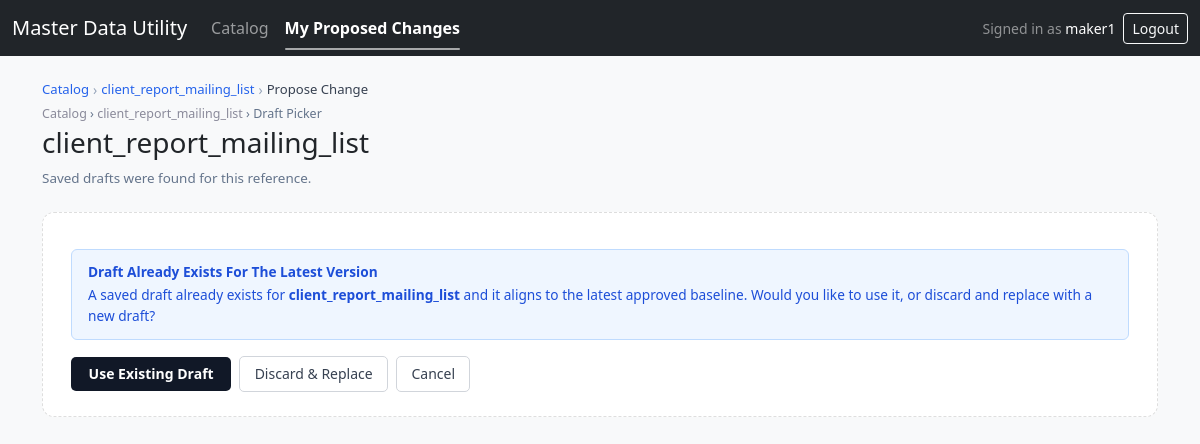
/references/74/propose/ (signed in), run on an earlier commit of the app's database.
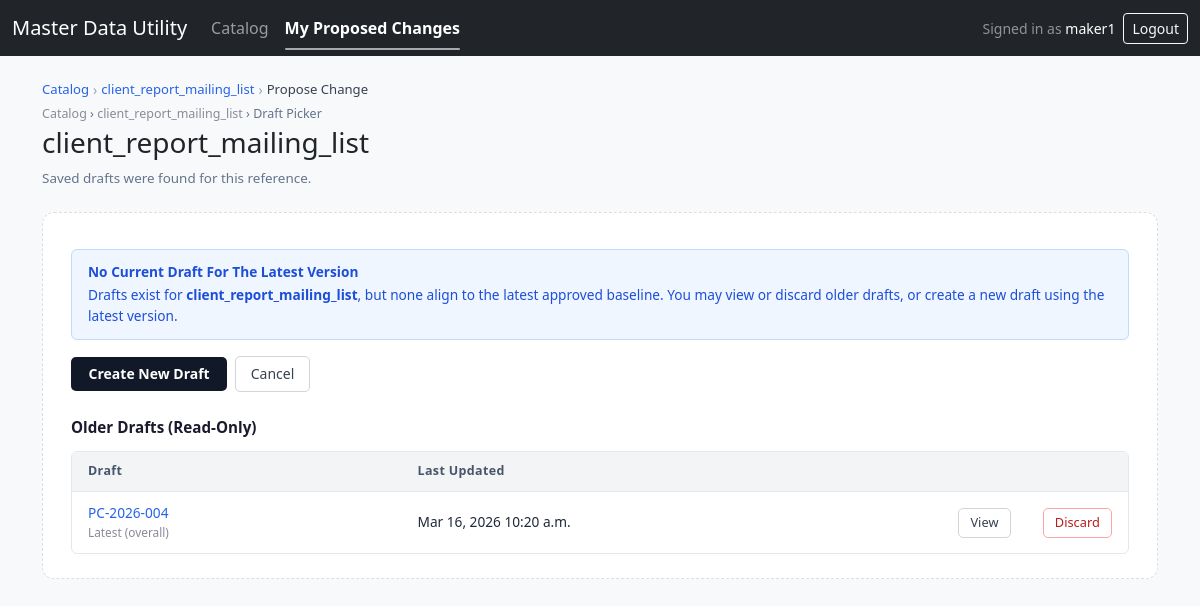
And on a later commit of the database.
### mdu/models.py (models this page shows, shortened)
class MDUHeader(models.Model):
    class Status(models.TextChoices):
        ACTIVE = "ACTIVE", "Active"
        IN_REVIEW = "IN_REVIEW", "Pre-Publish"
        RETIRED = "RETIRED", "Retired"
    class DataClassification(models.TextChoices):
        GENERAL = "GENERAL", "GENERAL Reference Data"
        CLASSIFIED = "CLASSIFIED", "CLASSIFIED Reference Data"
    class CollaborationMode(models.TextChoices):
        SINGLE_OWNER = "SINGLE_OWNER", "Single-owner"
        COLLABORATIVE = "COLLABORATIVE", "Collaborative"
    class ApprovalModel(models.TextChoices):
        REFERENCE_LEVEL = "REFERENCE_LEVEL", "Reference-level"
        ROW_LEVEL = "ROW_LEVEL", "Row-level"
    class ApprovalScope(models.TextChoices):
        GLOBAL = "GLOBAL", "Global"
        REGIONAL = "REGIONAL", "Regional"
    ref_name = models.CharField(max_length=200, unique=True, validators=[_safe_name_validator])
    ref_type = models.CharField(max_length=20, default="map")
    mode = models.CharField(max_length=20, default="versioning")
    status = models.CharField(max_length=20, choices=Status.choices, default=Status.IN_REVIEW)
    description = models.CharField(max_length=400, blank=True, default="")
    owner_group = models.CharField(max_length=120, blank=True, default="")
    tags = models.CharField(max_length=400, blank=True, default="")
    category = models.CharField(max_length=120, blank=True, default="")
    data_classification = models.CharField(
        max_length=20,
        choices=DataClassification.choices,
        default=DataClassification.GENERAL,
    )
    collaboration_mode = models.CharField(
        max_length=20,
        choices=CollaborationMode.choices,
        default=CollaborationMode.SINGLE_OWNER,
    )
    owning_domain_lob = models.CharField(max_length=120, blank=True, default="")
    approval_model = models.CharField(
        max_length=30,
        choices=ApprovalModel.choices,
        default=ApprovalModel.REFERENCE_LEVEL,
    )
    approval_scope = models.CharField(
        max_length=20,
        choices=ApprovalScope.choices,
        default=ApprovalScope.GLOBAL,
    )
    approver_group_mapping = models.TextField(blank=True, default="")
    certification_required = models.BooleanField(
        default=False,
        help_text="Whether periodic certification is required for this reference.",
    )
    effective_dating_rules = models.CharField(max_length=200, blank=True, default="")
    history_retention_expectations = models.CharField(max_length=200, blank=True, default="")
    created_at = models.DateTimeField(default=timezone.now)
    updated_at = models.DateTimeField(auto_now=True)
    last_approved_change = models.ForeignKey(
        "ChangeRequest",
        on_delete=models.SET_NULL,
        null=True,
        blank=True,
        related_name="as_last_for_headers",
    )

class ChangeRequest(models.Model):
    class Status(models.TextChoices):
        DRAFT = "DRAFT", "Draft"
        SUBMITTED = "SUBMITTED", "Submitted"
        APPROVED = "APPROVED", "Approved"
        REJECTED = "REJECTED", "Rejected"
    class ChangeCategory(models.TextChoices):
        NONE = "", "— Select —"
        DATA_CORRECTION = "DATA_CORRECTION", "Data Correction"
        NEW_VALUE_ADD = "NEW_VALUE_ADD", "New Value Add"
        POLICY_COMPLIANCE = "POLICY_COMPLIANCE", "Policy / Compliance"
        OPERATIONAL_UPDATE = "OPERATIONAL_UPDATE", "Operational Update"
        ENHANCEMENT = "ENHANCEMENT", "Enhancement"
        OTHER = "OTHER", "Other"
    class CollaborationMode(models.TextChoices):
        SINGLE_OWNER = "SINGLE_OWNER", "Single-owner"
        COLLABORATIVE = "COLLABORATIVE", "Collaborative"
    class DDAReviewStatus(models.TextChoices):
        NOT_REQUIRED = "NOT_REQUIRED", "Not required"
        REQUIRED = "REQUIRED", "Required"
        PENDING = "PENDING", "Pending"
        APPROVED = "APPROVED", "Approved"
        REJECTED = "REJECTED", "Rejected"
    header = models.ForeignKey(MDUHeader, on_delete=models.CASCADE, related_name="changes")
    display_id = models.CharField(max_length=30, unique=True)
    draft_uuid = models.UUIDField(default=uuid.uuid4, unique=True, editable=False)
    lock_version = models.PositiveIntegerField(default=1)
    collaboration_mode = models.CharField(
        max_length=20,
        choices=CollaborationMode.choices,
        default=CollaborationMode.SINGLE_OWNER,
    )
    tracking_id = models.CharField(max_length=80, blank=True, default="")
    version = models.IntegerField(null=True, blank=True)
    status = models.CharField(max_length=20, choices=Status.choices, default=Status.DRAFT)
    operation_hint = models.CharField(max_length=40, blank=True, default="")
    override_retired_flag = models.CharField(max_length=1, default="N")
    dda_review_status = models.CharField(
        max_length=20,
        choices=DDAReviewStatus.choices,
        default=DDAReviewStatus.NOT_REQUIRED,
    )
    requested_by_sid = models.CharField(max_length=40, blank=True, default="")
    business_owner_sid = models.CharField(max_length=40, blank=True, default="")
    approver_ad_group = models.CharField(max_length=120, blank=True, default="")
    change_reason = models.CharField(max_length=400, blank=True, default="")
    change_ticket_ref = models.CharField(max_length=120, blank=True, default="")
    change_category = models.CharField(
        max_length=60,
        choices=ChangeCategory.choices,
        blank=True,
        default=ChangeCategory.NONE,
    )
    risk_impact = models.CharField(max_length=60, blank=True, default="")
    request_source_channel = models.CharField(max_length=60, blank=True, default="")
    request_source_system = models.CharField(max_length=60, blank=True, default="")
    payload_json = models.TextField(blank=True, default="")
    submitted_at = models.DateTimeField(null=True, blank=True)
    decided_at = models.DateTimeField(null=True, blank=True)
    decision_note = models.TextField(blank=True, default="")
    decided_by_sid = models.CharField(max_length=40, blank=True, default="")
    override_scope_flag = models.BooleanField(default=False)
    override_scope_reason = models.CharField(max_length=400, blank=True, default="")
    created_by = models.ForeignKey(
        User, on_delete=models.SET_NULL, null=True, blank=True, related_name="created_changes"
    )
    contributors = models.ManyToManyField(
        User,
        blank=True,
        related_name="collab_changes",
    )
    created_at = models.DateTimeField(default=timezone.now)
    updated_at = models.DateTimeField(auto_now=True)
    bulk_add_count = models.PositiveSmallIntegerField(default=0)
    class Meta:
        constraints = [
            models.UniqueConstraint(
                fields=["header", "collaboration_mode"],
                condition=models.Q(status="SUBMITTED", collaboration_mode="SINGLE_OWNER"),
                name="uniq_submitted_cr_per_header_single_owner",
            )
        ]

### mdu/views.py (the view, shortened to what this page needs)
# urls.py: path("references/<int:header_pk>/propose/", views.propose_change, name="propose_change"),
@group_required("maker", "steward")
def propose_change(request, header_pk):
    header = get_object_or_404(MDUHeader, pk=header_pk)
    baseline_payload_latest, baseline_version_latest = _current_baseline_for_header(header)
    baseline_fp_latest = _normalized_payload_fingerprint(baseline_payload_latest)
    if header.collaboration_mode == "COLLABORATIVE":
        drafts_qs = (
            header.changes
            .filter(status=ChangeRequest.Status.DRAFT)
            .filter(Q(created_by=request.user) | Q(contributors=request.user))
            .distinct()
            .order_by("-updated_at", "-id")
        )
    else:
        drafts_qs = (
            header.changes
            .filter(status=ChangeRequest.Status.DRAFT, created_by=request.user)
            .order_by("-updated_at", "-id")
        )
    def _draft_is_aligned(d: ChangeRequest) -> bool:
        if d.version is not None and baseline_version_latest is not None:
            return d.version == baseline_version_latest
        return _normalized_payload_fingerprint(d.payload_json or "") == baseline_fp_latest
    drafts = list(drafts_qs)
    aligned_draft = None
    stale_drafts = []
    for d in drafts:
        if aligned_draft is None and _draft_is_aligned(d):
            aligned_draft = d
        else:
            stale_drafts.append(d)
    breadcrumbs = [
        _crumb("Catalog", reverse("mdu:catalog")),
        _crumb(header.ref_name, reverse("mdu:header_detail", kwargs={"pk": header.pk})),
        _crumb("Propose Change", None),
    ]
    if request.method != "POST" and drafts:
        latest_id = drafts[0].id
        return render(request, "mdu/draft_picker.html", {
            "header": header,
            "aligned_draft": aligned_draft,
            "stale_drafts": stale_drafts,
            "latest_id": latest_id,
            "baseline_version_latest": baseline_version_latest,
            "breadcrumbs": breadcrumbs,
            **_role_flags(request.user),
        })

### mdu/permissions.py (called while the page is built)
def in_group(user, group_name: str) -> bool:
    return user.is_authenticated and user.groups.filter(name=group_name).exists()

def group_required(*group_names):
    def decorator(view_func):
        @login_required
        @wraps(view_func)
        def _wrapped(request, *args, **kwargs):
            if request.user.is_superuser:
                return view_func(request, *args, **kwargs)
            if any(in_group(request.user, g) for g in group_names):
                return view_func(request, *args, **kwargs)
            return HttpResponseForbidden("You don't have access to this page.")
        return _wrapped
    return decorator

### mdu/templatetags/mdu_extras.py (called while the page is built)
@register.filter
def in_group(user, group_name: str) -> bool:
    try:
        return user.is_authenticated and user.groups.filter(name=group_name).exists()
    except Exception:
        return False

### mdu/views.py (called while the page is built)
def _crumb(label, url=None):
    return {"label": label, "url": url}

### mdu/templates/mdu/draft_picker.html (shortened to what this page needs)
{% extends "base.html" %}
{% block content %}
<div class="mdu-page-header">
  <div>
    <div class="mdu-crumb">
      <a href="{% url 'mdu:catalog' %}" style="color:#8a8a9a; text-decoration:none;">Catalog</a>
      &rsaquo;
      <a href="{% url 'mdu:header_detail' pk=header.pk %}" style="color:#8a8a9a; text-decoration:none;">{{ header.ref_name }}</a>
      &rsaquo; Draft Picker
    </div>
    <h3>{{ header.ref_name }}</h3>
    <div class="mdu-subtitle">Saved drafts were found for this reference.</div>
  </div>
</div>
<div class="dp-section">
  <div class="dp-section-body">
    {% if aligned_draft %}
      <div class="mdu-alert mdu-alert-info">
        <div class="mdu-alert-title">Draft Already Exists For The Latest Version</div>
        <div>
          A saved draft already exists for <strong>{{ header.ref_name }}</strong>
          and it aligns to the latest approved baseline.
          Would you like to use it, or discard and replace with a new draft?
        </div>
      </div>
      <div style="display:flex; gap:8px; margin-top:1rem; align-items:center;">
        <form method="post" style="display:inline;">
          <button type="submit" class="mdu-btn-primary">Use Existing Draft</button>
        </form>
        <form method="post" style="display:inline;">
          <button type="submit" class="mdu-btn-secondary">Discard &amp; Replace</button>
        </form>
        <a class="mdu-btn-secondary" href="{% url 'mdu:header_detail' pk=header.pk %}">Cancel</a>
      </div>
    {% else %}
      <div class="mdu-alert mdu-alert-info">
        <div class="mdu-alert-title">No Current Draft For The Latest Version</div>
        <div>
          Drafts exist for <strong>{{ header.ref_name }}</strong>, but none align to the latest approved baseline.
          You may view or discard older drafts, or create a new draft using the latest version.
        </div>
      </div>
      <div style="display:flex; gap:8px; margin-top:1rem; align-items:center;">
        <form method="post" style="display:inline;">
          <button type="submit" class="mdu-btn-primary">Create New Draft</button>
        </form>
        <a class="mdu-btn-secondary" href="{% url 'mdu:header_detail' pk=header.pk %}">Cancel</a>
      </div>
    {% endif %}
    {% if stale_drafts %}
      <div style="margin-top: 1.5rem;">
        <div style="font-weight:700; font-size:.95rem; color:#1a1a2e; margin-bottom:.75rem;">Older Drafts (Read-Only)</div>
        <div class="mdu-table-wrap">
          <table class="mdu-data-table">
            <thead>
              <tr>
                <th>Draft</th>
                <th>Last Updated</th>
                <th style="width:1%;"></th>
                <th style="width:1%;"></th>
              </tr>
            </thead>
            <tbody>
              {% for d in stale_drafts %}
                <tr>
                  <td>
                    <div class="mdu-cell-name">{{ d.display_id }}</div>
                    {% if d.id == latest_id %}
                      <div style="font-size:.74rem; color:#8a8a9a;">Latest (overall)</div>
                    {% endif %}
                  </td>
                  <td class="mdu-cell-meta">{{ d.updated_at|date:"M d, Y g:i a" }}</td>
                  <td style="text-align:right;">
                    <form method="post" style="display:inline;">
                      <button type="submit" class="mdu-btn-secondary mdu-btn-sm">View</button>
                    </form>
                  </td>
                  <td style="text-align:right;">
                    <form method="post" style="display:inline;">
                      <button type="submit" class="mdu-btn-danger mdu-btn-sm">Discard</button>
                    </form>
                  </td>
                </tr>
              {% endfor %}
            </tbody>
          </table>
        </div>
      </div>
    {% endif %}
  </div>
</div>
{% endblock %}

### templates/base.html (shortened to what this page needs)
{% load static %}
{% load mdu_extras %}
<!doctype html>
<html lang="en">
<head>
  <link href="https://cdn.jsdelivr.net/npm/bootstrap@5.3.3/dist/css/bootstrap.min.css" rel="stylesheet">
  <link rel="stylesheet" href="{% static 'mdu/css/app.css' %}?v=20260127-locked-rows">
</head>
<body class="bg-light">
  <nav class="navbar navbar-expand-lg navbar-dark bg-dark" style="position:sticky; top:0; z-index:1030;">
    <div class="container-fluid">
      <a class="navbar-brand" href="{% url 'mdu:catalog' %}">Master Data Utility</a>
      <div class="collapse navbar-collapse" id="nav">
        <ul class="navbar-nav me-auto mb-2 mb-lg-0">
          <li class="nav-item"><a class="nav-link {% if request.path == '/' or request.path == '/catalog/' %}nav-link-active{% endif %}" href="{% url 'mdu:catalog' %}">Catalog</a></li>
          {% if not request.user|in_group:"approver" and not request.user|in_group:"business_owner" %}
          <li class="nav-item"><a class="nav-link {% if '/proposed/' in request.path or '/propose/' in request.path %}nav-link-active{% endif %}" href="{% url 'mdu:proposed_change_list' %}">My Proposed Changes</a></li>
          {% endif %}
        </ul>
        {% if request.user.is_authenticated %}
          <div class="d-flex align-items-center gap-2">
            <span class="text-white-50 small">
              Signed in as <span class="text-white">{{ request.user.username }}</span>
            </span>
            <form method="post" action="{% url 'logout' %}">
              <button type="submit" class="btn btn-sm btn-outline-light">Logout</button>
            </form>
          </div>
        {% endif %}
      </div>
    </div>
  </nav>
  <main class="container py-4">
    {% if breadcrumbs %}
      <nav aria-label="breadcrumb" class="mdu-breadcrumb-nav">
        {% for crumb in breadcrumbs %}
          {% if crumb.url %}
            <a href="{{ crumb.url }}" class="mdu-bc-link">{{ crumb.label }}</a>
            <span class="mdu-bc-sep">&rsaquo;</span>
          {% else %}
            <span class="mdu-bc-current">{{ crumb.label }}</span>
          {% endif %}
        {% endfor %}
      </nav>
    {% endif %}
    {% block content %}{% endblock %}
  </main>
</body>
</html>

What changed in the data, as far as the page shows it:
now on this page (row edited): ChangeRequest: display_id "PC-2026-004", shows "Latest (overall)", updated_at "Mar 16, 2026 10:20 a.m."
Also different on the page:
text no longer shown: "Draft Already Exists For The Latest Version A saved draft already exists for and it aligns to the latest approved baseline. Would you like to use it, or discard and replace with a new draft? Use Existing Draft Discard & Replace"
text now shown: "No Current Draft For The Latest Version Drafts exist for , but none align to the latest approved baseline. You may view or discard older drafts, or create a new draft using the latest version. Create New Draft Older Drafts (Read-Only) Draft Last Updated"
